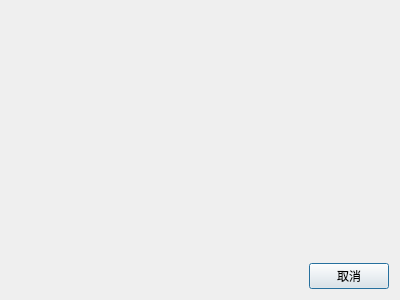
<?xml version="1.0" encoding="UTF-8"?>
<ui version="4.0">
 <class>RfidDialog</class>
 <widget class="QDialog" name="RfidDialog">
  <property name="geometry">
   <rect>
    <x>0</x>
    <y>0</y>
    <width>400</width>
    <height>300</height>
   </rect>
  </property>
  <property name="windowTitle">
   <string>Dialog</string>
  </property>
  <layout class="QVBoxLayout" name="verticalLayout">
   <item>
    <widget class="QLabel" name="label">
     <property name="alignment">
      <set>Qt::AlignCenter</set>
     </property>
    </widget>
   </item>
   <item>
    <widget class="QWidget" name="widget" native="true">
     <property name="sizePolicy">
      <sizepolicy hsizetype="Preferred" vsizetype="Fixed">
       <horstretch>0</horstretch>
       <verstretch>0</verstretch>
      </sizepolicy>
     </property>
     <layout class="QHBoxLayout" name="horizontalLayout">
      <property name="leftMargin">
       <number>0</number>
      </property>
      <property name="topMargin">
       <number>0</number>
      </property>
      <property name="rightMargin">
       <number>0</number>
      </property>
      <property name="bottomMargin">
       <number>0</number>
      </property>
      <item>
       <spacer name="horizontalSpacer">
        <property name="orientation">
         <enum>Qt::Horizontal</enum>
        </property>
        <property name="sizeHint" stdset="0">
         <size>
          <width>293</width>
          <height>20</height>
         </size>
        </property>
       </spacer>
      </item>
      <item>
       <widget class="QPushButton" name="cancel">
        <property name="text">
         <string>取消</string>
        </property>
       </widget>
      </item>
     </layout>
    </widget>
   </item>
  </layout>
 </widget>
 <resources/>
 <connections/>
</ui>
